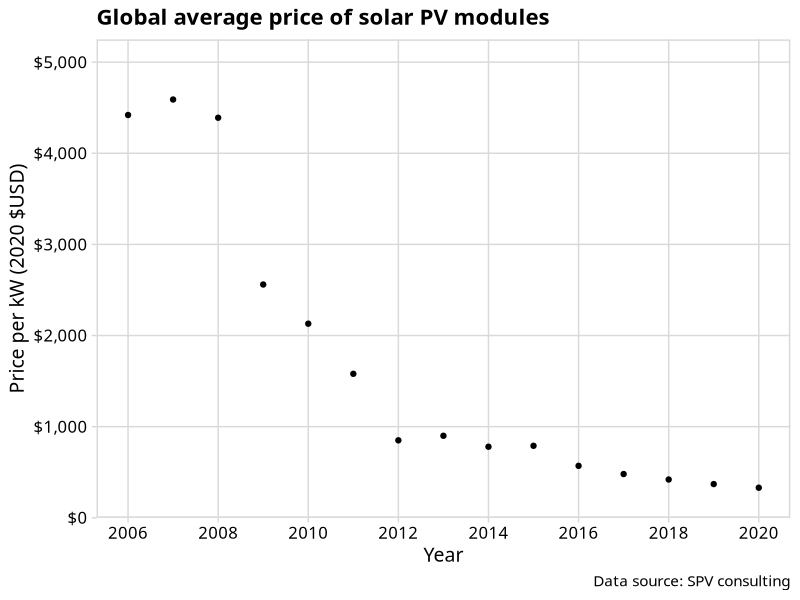

Source code (R):
library(tidyverse)
library(cowplot)

df <- read_csv(file.path('data', 'world.csv'))

plot <- df %>% 
    ggplot() + 
    geom_point(aes(x = year, y = costPerKw)) + 
    scale_x_continuous(breaks = seq(2006, 2020, 2)) +
    scale_y_continuous(
        limits = c(0, 5000), 
        labels = scales::dollar,
        expand = expansion(mult = c(0, 0.05))
    ) +
    theme_minimal_grid(font_family = "Fira Sans Condensed") +
    panel_border() + 
    labs(
        title = "Global average price of solar PV modules",
        x = "Year",
        y = "Price per kW (2020 $USD)", 
        caption = "Data source: SPV consulting"
    )

ggsave(
    file.path('images', 'cost_historical.png'),
    plot, height = 5, width = 8
)
